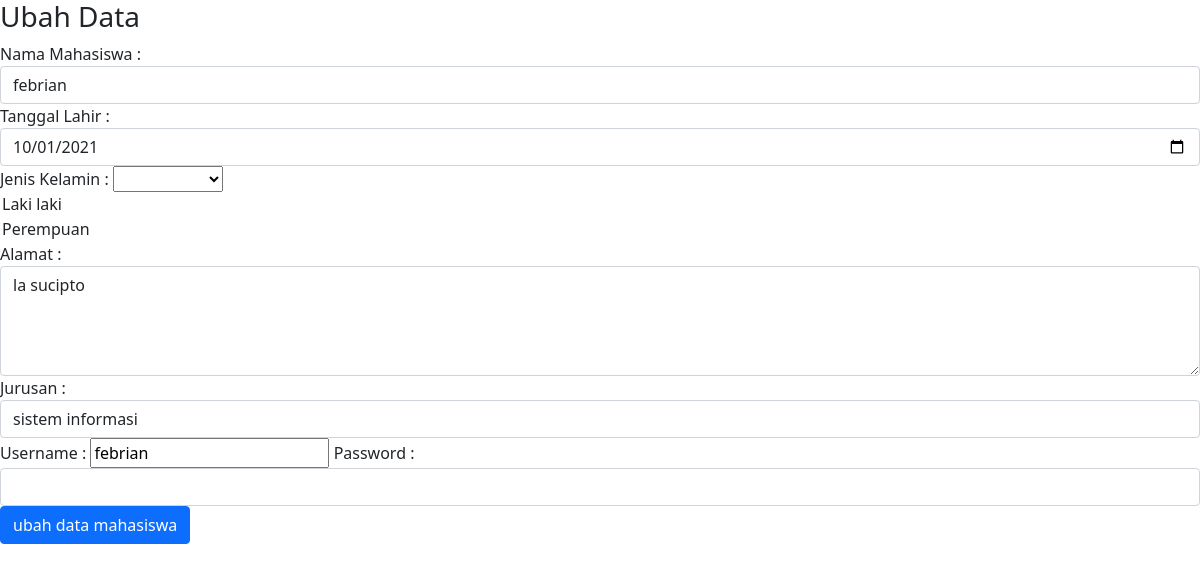
The page /ubah_mahasiswa.php?id_mhs=1 on the database its author committed.
### tables this page shows
CREATE TABLE `mahasiswa` (
  `id_mhs` int(11) NOT NULL,
  `nama` varchar(100) NOT NULL,
  `tanggal_lahir` date NOT NULL,
  `jenis_kelamin` enum('L','P') NOT NULL,
  `alamat` text NOT NULL,
  `username` varchar(255) NOT NULL,
  `password` varchar(255) NOT NULL,
  `id_jurusan` int(11) NOT NULL
);

### ubah_mahasiswa.php (the view, shortened to what this page needs)
<!DOCTYPE html>
<html>
<head>
    <link href="https://cdn.jsdelivr.net/npm/bootstrap@5.1.3/dist/css/bootstrap.min.css" rel="stylesheet">
</head>
<body>
    <?php
    include "koneksi.php";
    $qry_get_mahasiswa = mysqli_query($conn, "select * from mahasiswa where id_mhs = '" . $_GET['id_mhs'] . "'");
    $dt_mahasiswa = mysqli_fetch_array($qry_get_mahasiswa);
    ?>
    <h3>Ubah Data</h3>
    <form action="proses_ubah_mahasiswa.php" method="POST">
        Nama Mahasiswa :
        <input type="text" name="nama" value="<?= $dt_mahasiswa['nama'] ?>" class="form-control">
        Tanggal Lahir :
        <input type="date" name="tanggal_lahir" value="<?= $dt_mahasiswa['tanggal_lahir'] ?>" class="form-control">
        Jenis Kelamin :
        <?php
        $arr_jk = array('L' => 'Laki laki', 'P' => 'Perempuan');
        ?>
        <select name="jenis_kelamin" class="from-control">
            <option></option>
            <option value="L">Laki-Laki</option>
        </select>
        <?php foreach ($arr_jk as $key_jk => $val_jk) :
            if ($key_jk == $dt_mahasiswa['jenis_kelamin']) {
                $selek = "selected";
            } else {
                $selek = "";
            }
        ?>
            <option value="<?= $key_gender ?>" <?= $selek ?>><?= $val_jk ?></option>
        <?php endforeach ?>
        Alamat :
        <textarea name="alamat" class="form-control" rows="4"><?= $dt_mahasiswa['alamat'] ?></textarea>
        Jurusan :
        <select name="id_jurusan" class="form-control">
            <?php
            include "koneksi.php";
            $qry_jurusan = mysqli_query($conn, "select * from jurusan");
            while ($data_jurusan = mysqli_fetch_array($qry_jurusan)) {
                if ($data_jurusan['id_jurusan'] == $dt_mahasiswa['id_jurusan']) {
                    $selek = "selected";
                } else {
                    $selek = "";
                }
                echo '<option value="' . $data_jurusan['id_jurusan'] . '" ' . $selek . '>' . $data_jurusan['nama_jurusan'] . '
                    </option>';
            }
            ?>
        </select>
        Username :
        <input type="text" name="username" value="<?= $dt_mahasiswa['username'] ?>" class="form_control">
        Password :
        <input type="Password" name="password" value="" class="form-control">
        <input type="submit" name="simpan" value="ubah data mahasiswa" class="btn btn-primary">
    </form>
</body>
</html>

### rows shown on the page
mahasiswa: nama "febrian", tanggal_lahir "10/01/2021", alamat "la sucipto", username "febrian"

### other values the page prints
form field id_jurusan "sistem informasi"
